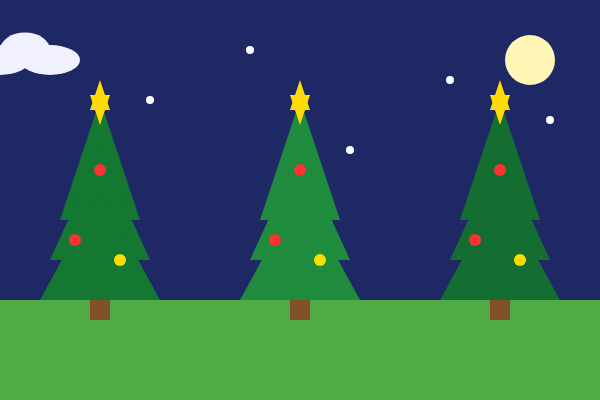
Frame 1 (no input)
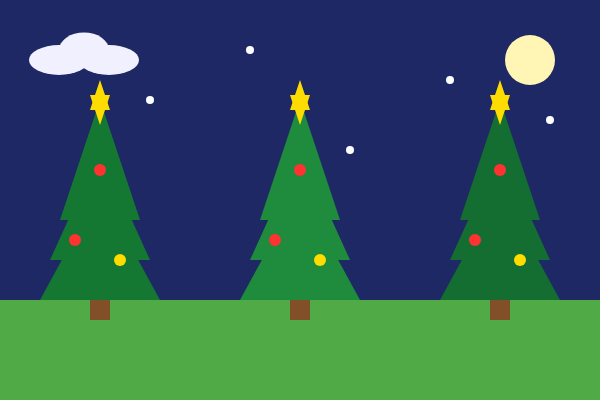
Frame 60 (no input)
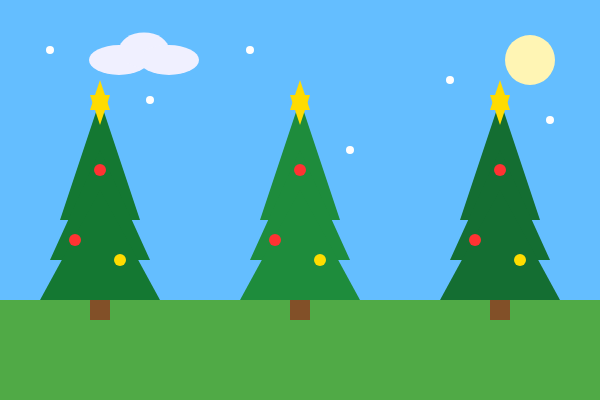
Frame 120 (the mouse pressed at the canvas centre since frame 60)

The p5.js sketch that drew these frames (run headless with seeded random() and noise() and a simulated clock; from frame 60 on, the mouse is pressed at the canvas centre):

// p5.js sketch
// ── sketch.js

let night = true;
let x = 0;

function setup() {
  createCanvas(600, 400);
}

function draw() {

  // The color of the sky changes when clicked
  if (night == true) {
    background(30, 40, 100);
  } else {
    background(100, 190, 255);
  }

  noStroke();

  // Moon
  fill(255, 245, 180);
  ellipse(530, 60, 50, 50);

  // Grass
  fill(80, 170, 70);
  rect(0, 300, 600, 100);

  // Tree trunks
  fill(130, 80, 40);
  rect(90, 270, 20, 50);
  rect(290, 270, 20, 50);
  rect(490, 270, 20, 50);

  // Tree 1
  fill(20, 120, 50);
  triangle(60, 220, 100, 100, 140, 220);
  triangle(50, 260, 100, 150, 150, 260);
  triangle(40, 300, 100, 190, 160, 300);

  // Tree 2
  fill(30, 140, 60);
  triangle(260, 220, 300, 100, 340, 220);
  triangle(250, 260, 300, 150, 350, 260);
  triangle(240, 300, 300, 190, 360, 300);

  // Tree 3
  fill(20, 110, 50);
  triangle(460, 220, 500, 100, 540, 220);
  triangle(450, 260, 500, 150, 550, 260);
  triangle(440, 300, 500, 190, 560, 300);

  // Red ornaments
  fill(255, 50, 50);
  ellipse(100, 170, 12, 12);
  ellipse(75, 240, 12, 12);
  ellipse(300, 170, 12, 12);
  ellipse(275, 240, 12, 12);
  ellipse(500, 170, 12, 12);
  ellipse(475, 240, 12, 12);

  // Yellow ornaments
  fill(255, 220, 0);
  ellipse(120, 260, 12, 12);
  ellipse(320, 260, 12, 12);
  ellipse(520, 260, 12, 12);

  // Yellow stars
  fill(255, 220, 0);

  triangle(90, 110, 100, 80, 110, 110);
  triangle(90, 95, 100, 125, 110, 95);

  triangle(290, 110, 300, 80, 310, 110);
  triangle(290, 95, 300, 125, 310, 95);

  triangle(490, 110, 500, 80, 510, 110);
  triangle(490, 95, 500, 125, 510, 95);

  // snow
  fill(255);
  ellipse(50, 50, 8, 8);
  ellipse(150, 100, 8, 8);
  ellipse(250, 50, 8, 8);
  ellipse(350, 150, 8, 8);
  ellipse(450, 80, 8, 8);
  ellipse(550, 120, 8, 8);

  // Moving clouds
  fill(240, 240, 255);
  ellipse(x, 60, 60, 30);
  ellipse(x + 25, 50, 50, 35);
  ellipse(x + 50, 60, 60, 30);

  x = x + 1;

  if (x > 650) {
    x = -100;
  }
}

function mousePressed() {
  night = !night;
}
